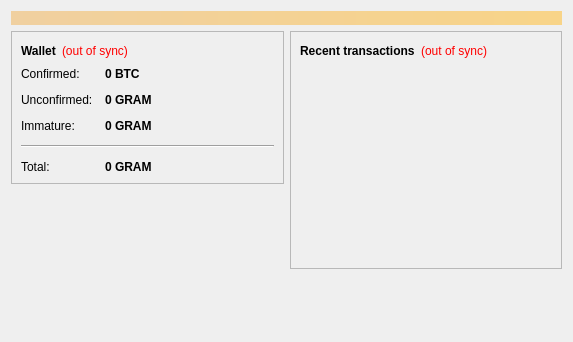
<?xml version="1.0" encoding="UTF-8"?>
<ui version="4.0">
 <class>OverviewPage</class>
 <widget class="QWidget" name="OverviewPage">
  <property name="geometry">
   <rect>
    <x>0</x>
    <y>0</y>
    <width>573</width>
    <height>342</height>
   </rect>
  </property>
  <property name="windowTitle">
   <string>Form</string>
  </property>
  <layout class="QVBoxLayout" name="topLayout">
   <item>
    <widget class="QLabel" name="labelAlerts">
     <property name="visible">
      <bool>false</bool>
     </property>
     <property name="styleSheet">
      <string notr="true">background-color: qlineargradient(x1: 0, y1: 0, x2: 1, y2: 0, stop:0 #F0D0A0, stop:1 #F8D488); color:#000000;</string>
     </property>
     <property name="wordWrap">
      <bool>true</bool>
     </property>
     <property name="margin">
      <number>3</number>
     </property>
    </widget>
   </item>
   <item>
    <layout class="QHBoxLayout" name="horizontalLayout" stretch="1,1">
     <item>
      <layout class="QVBoxLayout" name="verticalLayout_2">
       <item>
        <widget class="QFrame" name="frame">
         <property name="frameShape">
          <enum>QFrame::StyledPanel</enum>
         </property>
         <property name="frameShadow">
          <enum>QFrame::Raised</enum>
         </property>
         <layout class="QVBoxLayout" name="verticalLayout_4">
          <item>
           <layout class="QHBoxLayout" name="horizontalLayout_4">
            <item>
             <widget class="QLabel" name="label_5">
              <property name="font">
               <font>
                <weight>75</weight>
                <bold>true</bold>
               </font>
              </property>
              <property name="text">
               <string>Wallet</string>
              </property>
             </widget>
            </item>
            <item>
             <widget class="QLabel" name="labelWalletStatus">
              <property name="toolTip">
               <string>The displayed information may be out of date. Your wallet automatically synchronizes with the GramCoin network after a connection is established, but this process has not completed yet.</string>
              </property>
              <property name="styleSheet">
               <string notr="true">QLabel { color: red; }</string>
              </property>
              <property name="text">
               <string notr="true">(out of sync)</string>
              </property>
              <property name="alignment">
               <set>Qt::AlignLeading|Qt::AlignLeft|Qt::AlignVCenter</set>
              </property>
             </widget>
            </item>
            <item>
             <spacer name="horizontalSpacer_2">
              <property name="orientation">
               <enum>Qt::Horizontal</enum>
              </property>
              <property name="sizeHint" stdset="0">
               <size>
                <width>40</width>
                <height>20</height>
               </size>
              </property>
             </spacer>
            </item>
           </layout>
          </item>
          <item>
           <layout class="QFormLayout" name="formLayout_2">
            <property name="fieldGrowthPolicy">
             <enum>QFormLayout::AllNonFixedFieldsGrow</enum>
            </property>
            <property name="horizontalSpacing">
             <number>12</number>
            </property>
            <property name="verticalSpacing">
             <number>12</number>
            </property>
            <item row="0" column="0">
             <widget class="QLabel" name="label">
              <property name="text">
               <string>Confirmed:</string>
              </property>
             </widget>
            </item>
            <item row="0" column="1">
             <widget class="QLabel" name="labelBalance">
              <property name="font">
               <font>
                <weight>75</weight>
                <bold>true</bold>
               </font>
              </property>
              <property name="cursor">
               <cursorShape>IBeamCursor</cursorShape>
              </property>
              <property name="toolTip">
               <string>Your current spendable balance</string>
              </property>
              <property name="text">
               <string notr="true">0 BTC</string>
              </property>
              <property name="textInteractionFlags">
               <set>Qt::LinksAccessibleByMouse|Qt::TextSelectableByKeyboard|Qt::TextSelectableByMouse</set>
              </property>
             </widget>
            </item>
            <item row="1" column="0">
             <widget class="QLabel" name="label_3">
              <property name="text">
               <string>Unconfirmed:</string>
              </property>
             </widget>
            </item>
            <item row="1" column="1">
             <widget class="QLabel" name="labelUnconfirmed">
              <property name="font">
               <font>
                <weight>75</weight>
                <bold>true</bold>
               </font>
              </property>
              <property name="cursor">
               <cursorShape>IBeamCursor</cursorShape>
              </property>
              <property name="toolTip">
               <string>Total of transactions that have yet to be confirmed, and do not yet count toward the spendable balance</string>
              </property>
              <property name="text">
               <string notr="true">0 GRAM</string>
              </property>
              <property name="textInteractionFlags">
               <set>Qt::LinksAccessibleByMouse|Qt::TextSelectableByKeyboard|Qt::TextSelectableByMouse</set>
              </property>
             </widget>
            </item>
            <item row="2" column="0">
             <widget class="QLabel" name="labelImmatureText">
              <property name="text">
               <string>Immature:</string>
              </property>
             </widget>
            </item>
            <item row="2" column="1">
             <widget class="QLabel" name="labelImmature">
              <property name="font">
               <font>
                <weight>75</weight>
                <bold>true</bold>
               </font>
              </property>
              <property name="toolTip">
               <string>Mined balance that has not yet matured</string>
              </property>
              <property name="text">
               <string notr="true">0 GRAM</string>
              </property>
              <property name="textInteractionFlags">
               <set>Qt::LinksAccessibleByMouse|Qt::TextSelectableByKeyboard|Qt::TextSelectableByMouse</set>
              </property>
             </widget>
            </item>
            <item row="4" column="0">
             <widget class="QLabel" name="labelTotalText">
              <property name="text">
               <string>Total:</string>
              </property>
             </widget>
            </item>
            <item row="4" column="1">
             <widget class="QLabel" name="labelTotal">
              <property name="font">
               <font>
                <weight>75</weight>
                <bold>true</bold>
               </font>
              </property>
              <property name="cursor">
               <cursorShape>IBeamCursor</cursorShape>
              </property>
              <property name="toolTip">
               <string>Your current total balance</string>
              </property>
              <property name="text">
               <string notr="true">0 GRAM</string>
              </property>
              <property name="textInteractionFlags">
               <set>Qt::LinksAccessibleByMouse|Qt::TextSelectableByKeyboard|Qt::TextSelectableByMouse</set>
              </property>
             </widget>
            </item>
            <item row="3" column="0" colspan="2">
             <widget class="Line" name="line">
              <property name="orientation">
               <enum>Qt::Horizontal</enum>
              </property>
             </widget>
            </item>
           </layout>
          </item>
         </layout>
        </widget>
       </item>
       <item>
        <spacer name="verticalSpacer">
         <property name="orientation">
          <enum>Qt::Vertical</enum>
         </property>
         <property name="sizeHint" stdset="0">
          <size>
           <width>20</width>
           <height>40</height>
          </size>
         </property>
        </spacer>
       </item>
      </layout>
     </item>
     <item>
      <layout class="QVBoxLayout" name="verticalLayout_3">
       <item>
        <widget class="QFrame" name="frame_2">
         <property name="frameShape">
          <enum>QFrame::StyledPanel</enum>
         </property>
         <property name="frameShadow">
          <enum>QFrame::Raised</enum>
         </property>
         <layout class="QVBoxLayout" name="verticalLayout">
          <item>
           <layout class="QHBoxLayout" name="horizontalLayout_2">
            <item>
             <widget class="QLabel" name="label_4">
              <property name="text">
               <string>&lt;b&gt;Recent transactions&lt;/b&gt;</string>
              </property>
             </widget>
            </item>
            <item>
             <widget class="QLabel" name="labelTransactionsStatus">
              <property name="toolTip">
               <string>The displayed information may be out of date. Your wallet automatically synchronizes with the GramCoin network after a connection is established, but this process has not completed yet.</string>
              </property>
              <property name="styleSheet">
               <string notr="true">QLabel { color: red; }</string>
              </property>
              <property name="text">
               <string notr="true">(out of sync)</string>
              </property>
              <property name="alignment">
               <set>Qt::AlignRight|Qt::AlignTrailing|Qt::AlignVCenter</set>
              </property>
             </widget>
            </item>
            <item>
             <spacer name="horizontalSpacer">
              <property name="orientation">
               <enum>Qt::Horizontal</enum>
              </property>
              <property name="sizeHint" stdset="0">
               <size>
                <width>40</width>
                <height>20</height>
               </size>
              </property>
             </spacer>
            </item>
           </layout>
          </item>
          <item>
           <widget class="QListView" name="listTransactions">
            <property name="styleSheet">
             <string notr="true">QListView { background: transparent; }</string>
            </property>
            <property name="frameShape">
             <enum>QFrame::NoFrame</enum>
            </property>
            <property name="verticalScrollBarPolicy">
             <enum>Qt::ScrollBarAlwaysOff</enum>
            </property>
            <property name="horizontalScrollBarPolicy">
             <enum>Qt::ScrollBarAlwaysOff</enum>
            </property>
            <property name="selectionMode">
             <enum>QAbstractItemView::NoSelection</enum>
            </property>
           </widget>
          </item>
         </layout>
        </widget>
       </item>
       <item>
        <spacer name="verticalSpacer_2">
         <property name="orientation">
          <enum>Qt::Vertical</enum>
         </property>
         <property name="sizeHint" stdset="0">
          <size>
           <width>20</width>
           <height>40</height>
          </size>
         </property>
        </spacer>
       </item>
      </layout>
     </item>
    </layout>
   </item>
  </layout>
 </widget>
 <resources/>
 <connections/>
</ui>
